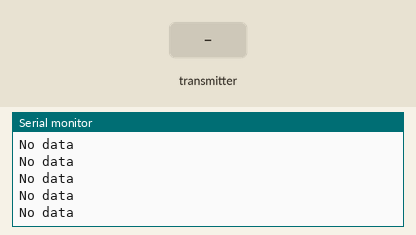
A sketch run on a simulated Arduino Uno, built with avr-gcc and run on an emulated ATmega328P. Shown: the last lines printed to the serial monitor. Inputs (shaded band) come from the test bench. No radio packets arrive unless stated.

Above: at 2.2 s.
2.3 s: the transmitter starts sending joystick.0 = 0
At 3.2 s:
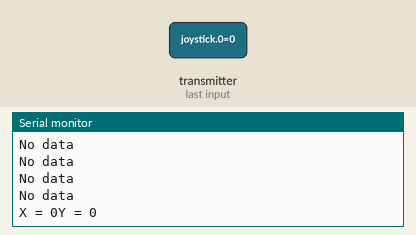
3.9 s: the transmitter starts sending joystick.1 = 256
6.9 s: the transmitter starts sending joystick.1 = 1023
9.9 s: the transmitter starts sending joystick.0 = 256
12.9 s: the transmitter starts sending joystick.0 = 512
15.9 s: the transmitter starts sending joystick.1 = 0
At 16.6 s:
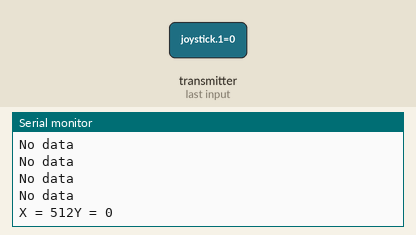
Timing chart, 0 to 18.9 s (numbered marks = the images above; inputs shaded):
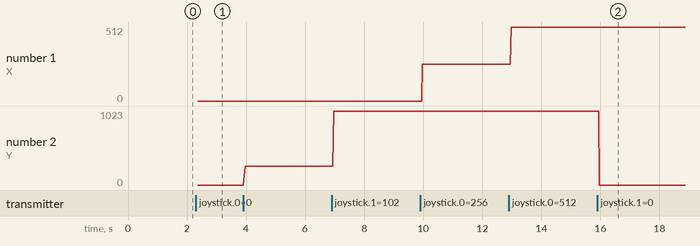

Measured:
- after the input at 2.3 s, the serial monitor: prints a new line after 0.07 s (image 1)
- after the input at 15.9 s, the serial monitor: prints a new line after 0.07 s (image 2)
- plotted number 1: 256 → 512 after the input at 12.9 s
- plotted number 2: 0 → 256 after the input at 3.9 s, 256 → 1023 after the input at 6.9 s, 1023 → 0 after the input at 15.9 s

The sketch:

NRF24L01_Receiver.ino
```cpp
#include <SPI.h>
#include <nRF24L01.h>
#include <RF24.h>
#include <RF24_config.h>

#define CE_PIN 7
#define CSN_PIN 8

const uint64_t pipe = 0xE8E8F0F0E1LL;

RF24 radio(CE_PIN,CSN_PIN);

int joystick[2];

void setup(){
  Serial.begin(9600);
  delay(1000);
  Serial.println("Receiver starting");
  radio.begin();
  radio.openReadingPipe(1,pipe);
  radio.startListening();
}
void loop()
{
  if (radio.available())
  {

      radio.read(joystick, sizeof(joystick));
      Serial.print("X = ");
      Serial.print(joystick[0]);
      Serial.print("Y = ");
      Serial.println(joystick[1]);

  }
  else
  {
    Serial.println("No data");
  }
}
```
